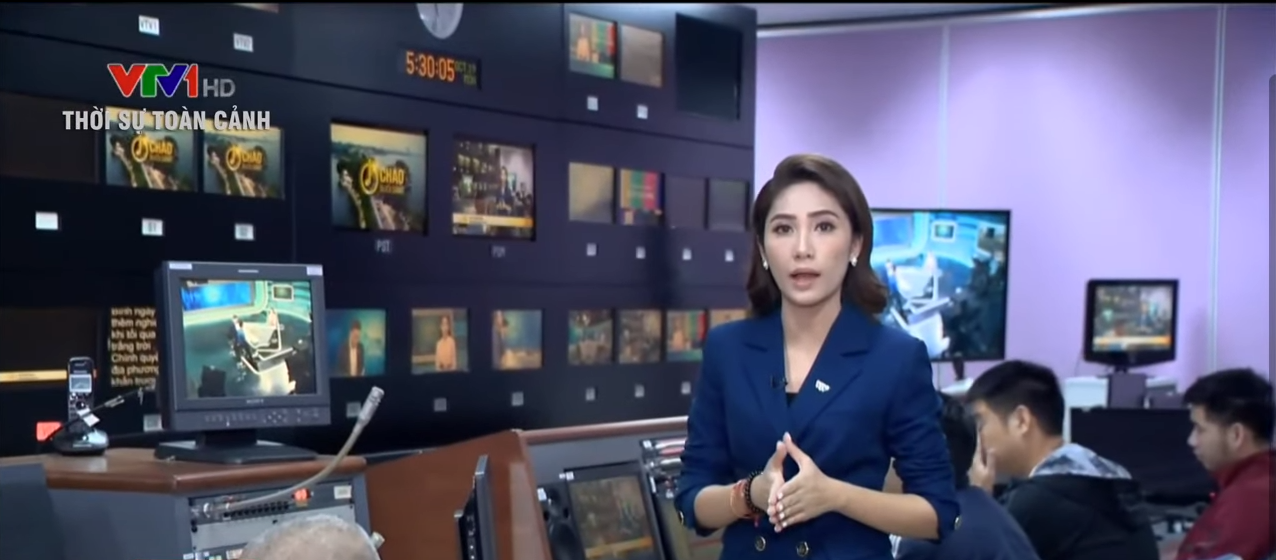
#> input picture BTV_TranHang.png, 1276 x 560 px
$ python demo_show_unicode_text.py   (older library calls are emulated)
#> lines starting #> are read from the running program, lines starting #| are printed output that depends on the picture
from PIL import ImageFont, ImageDraw, Image

def put_VietnameseText(img_path, vn_text, font_name="times.ttf"):
    # Read a PIL Image
#> called with img_path = './BTV_TranHang.png', vn_text = 'BTV Trần Hằng', font_name = './timesbi.ttf'
    pil_im = Image.open(img_path).convert("RGBA")
    width, height = pil_im.size
#> width = 1276; height = 560

    rect_height = 200
    x_rect = 0
    y_rect = height - rect_height
#> y_rect = 360

    # Create an object to draw 2D graphics
    draw = ImageDraw.Draw(pil_im)
    draw.rectangle(((x_rect, y_rect), (width, height)), fill="black")

    # Choose a font
    font_size = 30
    font = ImageFont.truetype(font_name, font_size, encoding='unic')

    # Draw the text
    text_size = draw.textsize(vn_text, font)
#> text_size = (221, 34)
    text_w = text_size[0]
#> text_w = 221
    text_h = text_size[1]
#> text_h = 34
    print('Width, Height of the text: ', text_w, text_h)
#| Width, Height of the text:  221 34
    text_pos = ((width-text_w)/2, height-(rect_height-text_h)/2)
#> text_pos = (527.5, 477)
    draw.text(text_pos, vn_text, font=font, fill=(255,255,255,255))

    # Save the image
    pil_im.save('output_test.png')
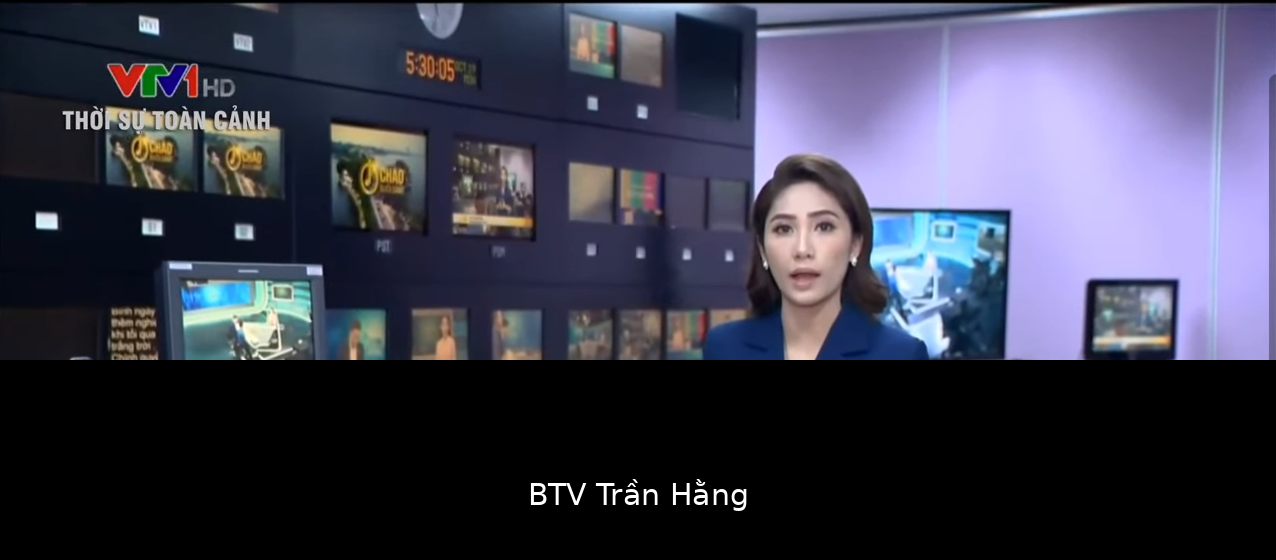
#> saved as output_test.png: PIL image 1276x560 RGBA; mean R, G, B, A 59.8, 60.5, 77.6, 255


if __name__=='__main__':
    img_path = './BTV_TranHang.png'
    vn_text = 'BTV Trần Hằng'
    font_name = './timesbi.ttf'
    put_VietnameseText(img_path, vn_text, font_name)
